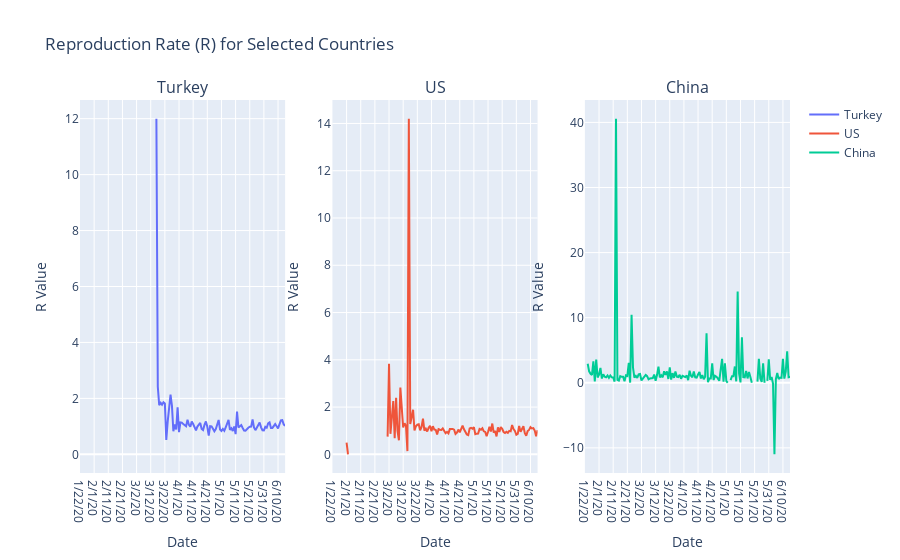

Notebook code for this chart:
### Markdown cell above
R değeri, yani Reproduction Rate (R), bir bulaşıcı hastalığın (COVID-19 gibi) yayılma hızını ölçen bir değerdir. Bu değer, bir hasta veya enfekte olmuş kişi başına kaç yeni vaka ortaya çıkacağına dair bir ölçüdür. Yani, R değeri şunları gösterir:

R > 1: Bir kişi, 1'den fazla kişiyi enfekte ediyorsa, bu, salgının yayıldığı anlamına gelir.

R = 1: Bir kişi yalnızca 1 kişiyi enfekte ediyorsa, salgın stabil bir hızda devam ediyor demektir.

R < 1: Bir kişi, 1'den az kişiyi enfekte ediyorsa, salgın yavaşlıyor ve sonunda sona erebilir.

R = Yeni vaka sayısı / Önceki günün vaka sayısı

### Code cell
import pandas as pd
import plotly.graph_objects as go
from plotly.subplots import make_subplots

# Verilerinizi buraya yükleyin
infected = pd.read_csv("C:\\Users\\ASUS\\Desktop\\.github\\kizkardes-data-science\\datas\\time_series_covid19_confirmed_global.csv")

# Veriyi düzenleyelim ve sadece üç ülkeyi seçelim
countries = ['Turkey', 'US', 'China']

# 'Country/Region' sütununda belirtilen ülkeleri seçelim ve veriyi gruplayalım
data = infected[infected['Country/Region'].isin(countries)]

# Province/State, Lat, Long gibi gereksiz sütunları çıkarıyoruz
data = data.drop(columns=['Province/State', 'Lat', 'Long'])

# Ülkelere göre toplam vakaları gruplayarak, her ülkenin verilerini topluyoruz
data = data.groupby('Country/Region').sum()

# Veriyi tarihe göre transpoze ediyoruz
data = data.transpose()

# NaN değerlerini sıfırla dolduruyoruz
data = data.fillna(0)

# Ülkelerin zaman serisi verileri üzerinde günlük vaka farklarını hesaplıyoruz
daily_cases = data.diff(axis=0)

# Günlük vakalar üzerinden R değerini hesaplıyoruz (bir önceki gün ile fark alarak)
R_values = daily_cases / daily_cases.shift(1, axis=0)

# Grafikleri yan yana gösterebilmek için subplotlar oluşturuyoruz
fig = make_subplots(rows=1, cols=3, subplot_titles=countries)

# Her ülke için ayrı ayrı R değeri grafiği ekliyoruz
for i, country in enumerate(countries):
    if country in R_values.columns:
        fig.add_trace(go.Scatter(x=R_values.index, y=R_values[country],
                                 mode='lines', name=country),
                      row=1, col=i+1)

# Grafik başlığını ekliyoruz
fig.update_layout(title_text="Reproduction Rate (R) for Selected Countries")

# Grafik eksenlerini güncelliyoruz
fig.update_xaxes(title_text="Date")
fig.update_yaxes(title_text="R Value")

# Grafiği gösteriyoruz
fig.show()

### Figure 1 — Plotly figure (JSON) as saved in the notebook; plotly's stock layout.template omitted (floating-point values rounded to 4 significant figures; data arrays with more than 128 entries replaced by an {"elided": "..."} marker saying what was removed)
{"data": [{"mode": "lines", "name": "Turkey", "type": "scatter", "x": {"elided": "146 str values"}, "xaxis": "x", "y": {"elided": "146 float values"}, "yaxis": "y"}, {"mode": "lines", "name": "US", "type": "scatter", "x": {"elided": "146 str values"}, "xaxis": "x2", "y": {"elided": "146 float values"}, "yaxis": "y2"}, {"mode": "lines", "name": "China", "type": "scatter", "x": {"elided": "146 str values"}, "xaxis": "x3", "y": {"elided": "146 float values"}, "yaxis": "y3"}], "layout": {"annotations": [{"font": {"size": 16}, "showarrow": false, "text": "Turkey", "x": 0.1444, "xanchor": "center", "xref": "paper", "y": 1, "yanchor": "bottom", "yref": "paper"}, {"font": {"size": 16}, "showarrow": false, "text": "US", "x": 0.5, "xanchor": "center", "xref": "paper", "y": 1, "yanchor": "bottom", "yref": "paper"}, {"font": {"size": 16}, "showarrow": false, "text": "China", "x": 0.8556, "xanchor": "center", "xref": "paper", "y": 1, "yanchor": "bottom", "yref": "paper"}], "title": {"text": "Reproduction Rate (R) for Selected Countries"}, "xaxis": {"anchor": "y", "domain": [0, 0.2889], "title": {"text": "Date"}}, "xaxis2": {"anchor": "y2", "domain": [0.3556, 0.6444], "title": {"text": "Date"}}, "xaxis3": {"anchor": "y3", "domain": [0.7111, 1], "title": {"text": "Date"}}, "yaxis": {"anchor": "x", "domain": [0, 1], "title": {"text": "R Value"}}, "yaxis2": {"anchor": "x2", "domain": [0, 1], "title": {"text": "R Value"}}, "yaxis3": {"anchor": "x3", "domain": [0, 1], "title": {"text": "R Value"}}}}
